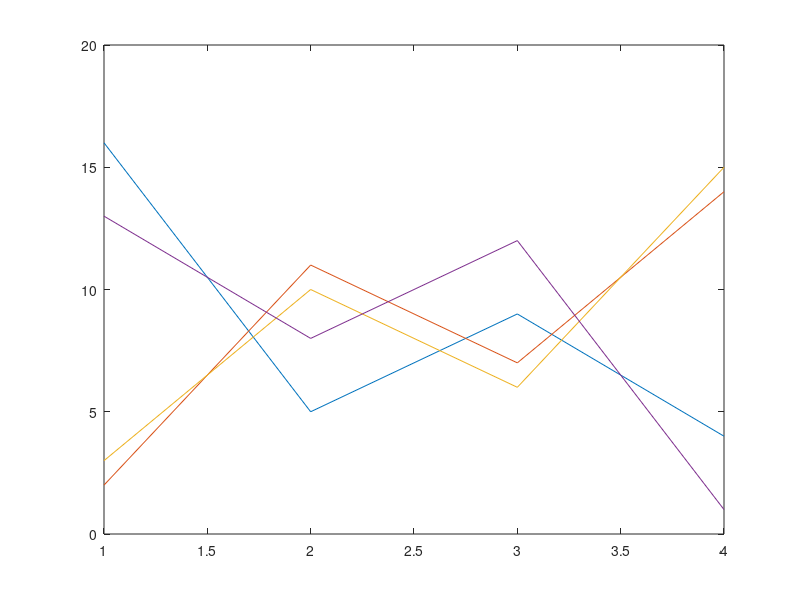

This figure's MATLAB source: (Note: this script raises an error after producing the figure.)
% test code to learn github!
% Olivia Dyer
% winter 2025
%% setup
clear all
close all
clc

%%
% adding a comment to myself
Y = magic(4);

figure(1)
p = plot(Y);

p(1).LineWidth = 2;
p(1).Color = '#648fff';
p(2).Marker = '*';
p(2).LineWidth = 2;
p(2).Color = '#dc267f';
p(3).LineStyle = '-.';
p(3).LineWidth = 2;
p(3).Color = '#fe6100';
p(4).Marker = 'o';
p(4).Color = '#1cbc14';
p(4).LineWidth = 2;

xlabel("Time (hr)")
ylabel("# of Worms")
title('# of Worms After the Rain')

legend('Pavement', 'Sidewalk', 'Grass', 'Mulch', ...
    'Location','southoutside','NumColumns',4)

box off
set(gca,"TickDir","out","XColor",[0 0 0], "YColor",[0 0 0],"LineWidth",2,"XMinorTick","off","YMinorTick","off");
set(gca,"FontSize",18,"FontWeight","bold"); % Changing font style


%%

figure (2)
% Create data and 2-by-1 tiled chart layout
x = linspace(0,2*pi);
y1 = cos(-2*x +pi) + 1;
y2 = 2*cos(-5*x + pi) + 2;
tiledlayout(1,2)

% Top plot
ax1 = nexttile;
p1 = plot(ax1,x,y1);

p1.LineWidth = 2;
p1.Color = '#648fff';
p1.Marker = '*';

title(ax1,'Me Jumping w/o Caffeine')
ylabel(ax1,'Height Off Ground (ft)')
ylim([0 4])

box off
set(gca,"TickDir","out","XColor",[0 0 0], "YColor",[0 0 0],"LineWidth",2,"XMinorTick","off","YMinorTick","off");
set(gca,"FontSize",18,"FontWeight","bold"); % Changing font style

% Bottom plot
ax2 = nexttile;
p2 = plot(ax2,x,y2);

p2.LineWidth = 2;
p2.Color = '#dc267f';
p2.LineStyle = '-.';


title(ax2,'Me Jumping w/ Caffeine')
ylabel(ax2,'Hight Off Ground (ft)')


box off
set(gca,"TickDir","out","XColor",[0 0 0], "YColor",[0 0 0],"LineWidth",2,"XMinorTick","off","YMinorTick","off");
set(gca,"FontSize",18,"FontWeight","bold"); % Changing font style